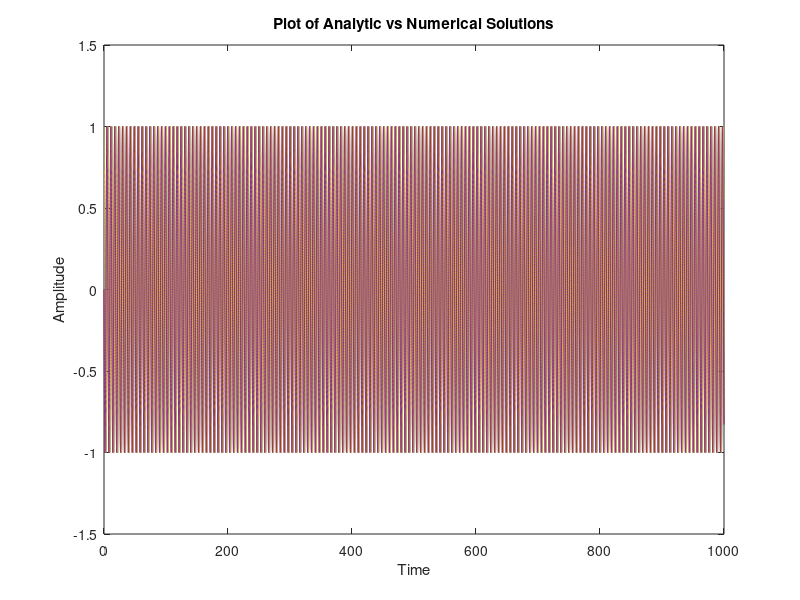
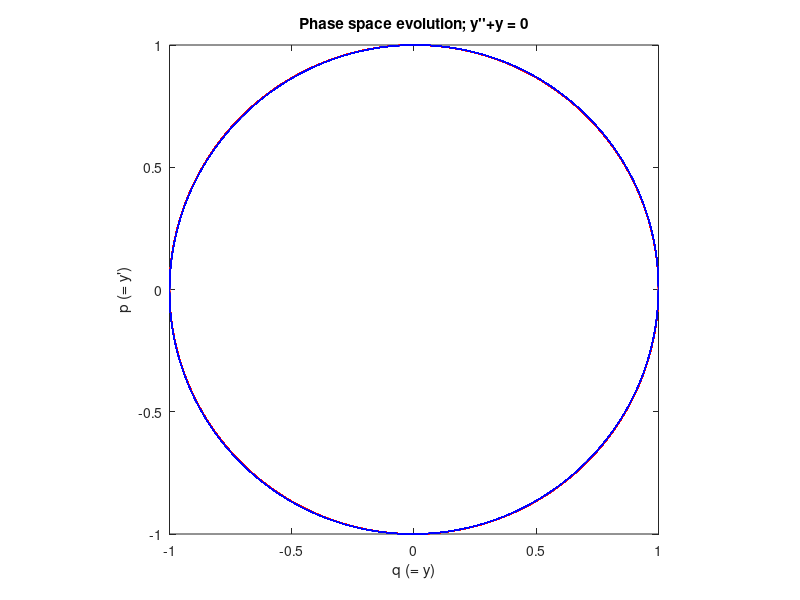
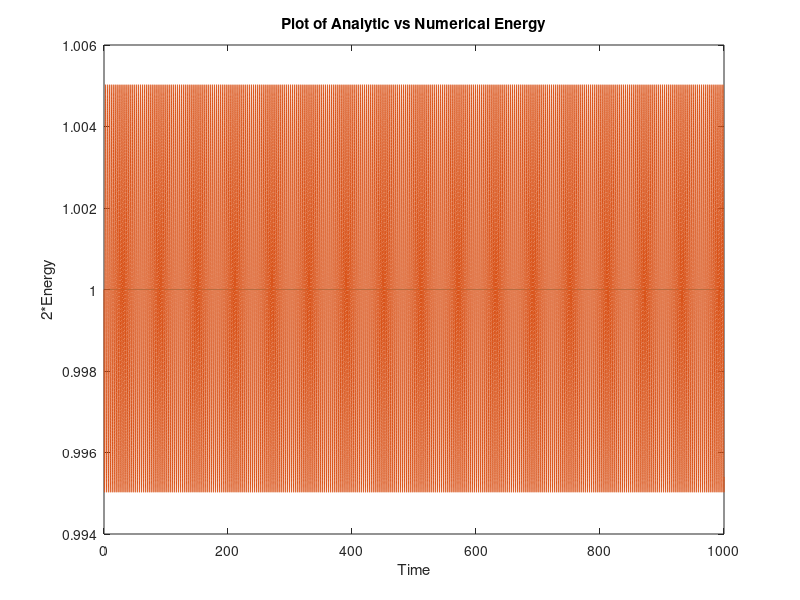

These figures' MATLAB source, in order:
%Symplectic Explicit Euler
%p is calculated using Explicit Euler
%q is calculated using Implicit Euler
%The entire method is just a combination of the two Euler methods being
%solved simulataneously
%Symplectic Explicit Euler Method

clear

dpdt=@(q)(-q);
dqdt=@(p)(p);
p0=0;
q0=1;
tspan=[0:0.01:1000];

%Numerical Solution of S.H.O
N = length(q0);  
Nt = length(tspan); 
hs = diff(tspan);
q = zeros(N,Nt); q(:,1)=q0;
p = zeros(N,Nt); p(:,1)=p0;
for nt = 2:Nt
   h = hs(nt-1);
	p(:,nt) = p(:,nt-1) + h * feval(dpdt, q(:,nt-1)); 
   q(:,nt) = q(:,nt-1) + h * feval(dqdt, p(:,nt));
end
q = q.';
p = p.';

y_nu=[q.';p.'];
t_ex=[0:0.01:1000];
y_ex=[cos(t_ex);-sin(t_ex)]; %Analytic Solution of S.H.O

Eex=(y_ex(1,:)).^2 + (y_ex(2,:)).^2; %Exact Energy of S.H.O
Enu=(q.').^2 + (p.').^2; %Numerically Computed Energy of S.H.O

%Error
abserror=abs(y_ex - y_nu);
disp(abserror)

%Plot
figure(1);
plot(t_ex , y_ex, t_ex, y_nu);
title('Plot of Analytic vs Numerical Solutions',... 
  'FontWeight','bold')
xlabel('Time')
ylabel('Amplitude')

figure(2);
set(gca,'nextplot','replacechildren'); % axis settings
lsh=plot(y_ex(1,:),y_ex(2,:), q.', p.','Color',[0 0 1]); % plot
% axis settings
set(lsh(1),'Color',[1 0 0]);
set(lsh(2),'Color',[0 0 1]);
axis square;
axis([-1 1 -1 1]);
title('Phase space evolution; y''''+y = 0')
xlabel(gca,'q (= y)');
ylabel('p (= y'')');

figure(3);
plot(t_ex,Eex,t_ex,Enu)
title('Plot of Analytic vs Numerical Energy',... 
  'FontWeight','bold')
xlabel('Time')
ylabel('2*Energy')
